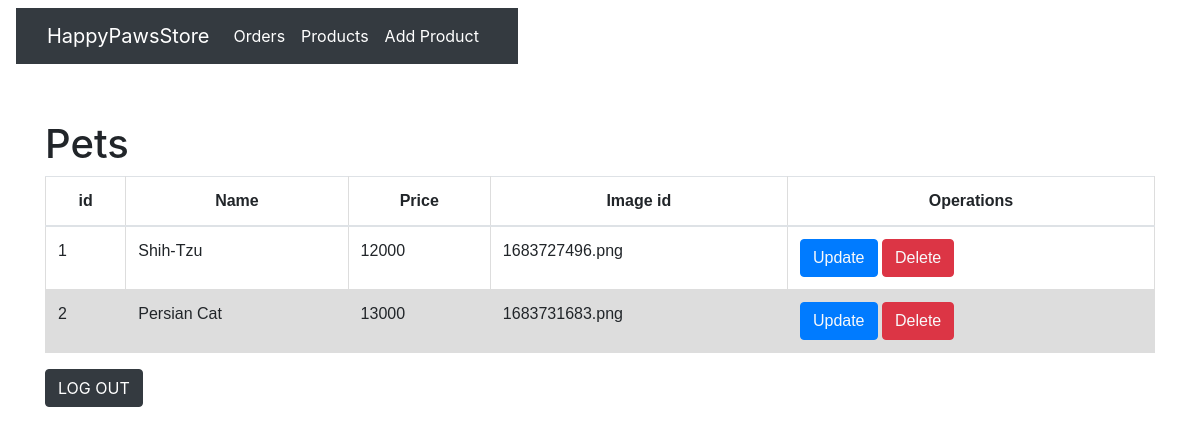
The page /Products.php (signed in) on the database its author committed.
### tables this page shows
CREATE TABLE `product` (
  `id` int(255) NOT NULL,
  `name` varchar(255) NOT NULL,
  `price` int(255) NOT NULL,
  `image` varchar(255) NOT NULL
);

### Products.php (the view, shortened to what this page needs)
<?php include("Database/connection.php") ?>
<!DOCTYPE html>
<html>
<head>
  <link rel="stylesheet" href="https://maxcdn.bootstrapcdn.com/bootstrap/4.0.0/css/bootstrap.min.css">
</head>
<body>
      <div class="navbar">
      <nav class="navbar navbar-expand-lg navbar-dark bg-dark">
  <div class="container-fluid">
    <a class="navbar-brand" href="#">HappyPawsStore</a>
    <div class="collapse navbar-collapse" id="navbarSupportedContent">
      <ul class="navbar-nav me-auto mb-2 mb-lg-0">
        <li class="nav-item">
          <a class="nav-link active" aria-current="page" href="adminpanel.php">Orders</a>
        </li>
        <li class="nav-item">
          <a class="nav-link active" aria-current="page" href="Products.php">Products</a>
        </li>
        <li class="nav-item">
          <a class="nav-link active" aria-current="page" href="addproducts.php">Add Product</a>
        </li>
          </ul>
    </div>
  </div>
</nav>
</div>
 <div class="container mt-5">
       <div class="row">
          <div class="col-lg-12">
              <table class="table text-center ">
              <h1>Pets</h1>
                  <thead>
                    <tr>
                       <th scope="col">id</th>
                        <th scope="col"> Name</th>
                        <th scope="col">Price</th>
                        <th scope="col">Image id</th>
                        <th scope="col">Operations</th>
                     </tr>
                  </thead>
                  <tbody>
                   <?php
                         $query="SELECT * FROM `product`  ";
                         $user_result=mysqli_query($con,$query);
                         while($user_fetch=mysqli_fetch_assoc($user_result))
                           {
                               echo"<tr>
                                       <td>$user_fetch[id]</td>
                                       <td>$user_fetch[name]</td>
                                        <td>$user_fetch[price]</td>
                                       <td>$user_fetch[image]</td>
                                       <td>
                                       <button class='btn btn-primary'>
                                       <a href='update.php?updateid=".$user_fetch['id']."' class='text-light'>Update</a>
                                       </button>
                                       <button class='btn btn-danger'>
                                       <a href='delete.php?deleteid=".$user_fetch['id']."' class='text-light'>Delete</a>
                                       </button>
                                       </td>
                                      </tr>";
                            }
                    ?>
                   </tbody>
                </table>
           </div>
       </div>
 <div class="header">
    <form action="<?php echo $_SERVER['PHP_SELF']  ?>" method="POST">
   <button type="submit"  class="btn btn-dark" name="Logout">LOG OUT</button>
</form>
 </div>
  </body>
  </html>

### Products.php (style rules this page uses)
table { font-family: arial, sans-serif; border-collapse: collapse; width: 100%; }
td, th { border: 1px solid #dddddd; text-align: left; padding: 8px; }
tr:nth-child(even) { background-color: #dddddd; }

### rows shown on the page
product: id "1", name "Shih-Tzu", price "12000", image "1683727496.png"
product: id "2", name "Persian Cat", price "13000", image "1683731683.png"
